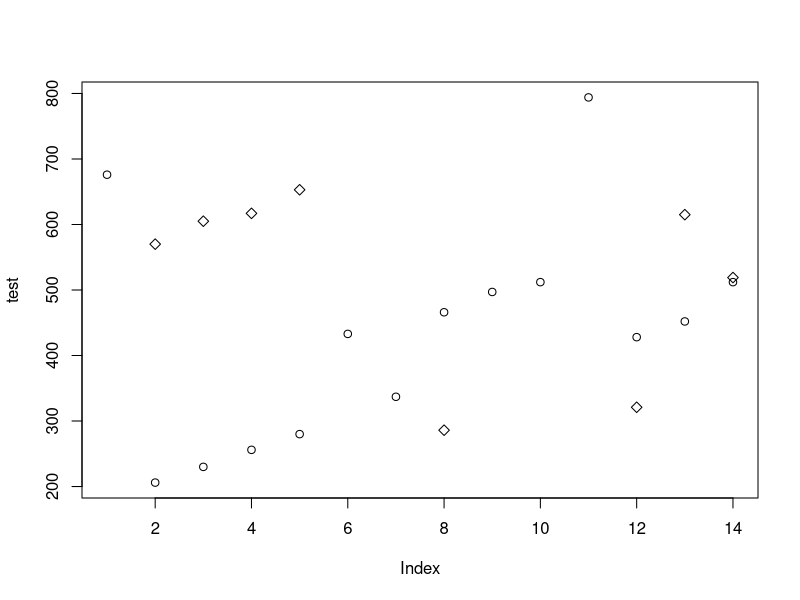

Write the R code that produced this figure.
## ---- chunk 1
control = c(41.0,25.9,13.1,-16.9,15.4,22.4,29.4,26.0,38.4,21.9,27.3,17.4,27.4,17.7,21.4,26.6,24.9,18.3,28.5,21.8,19.2,26.0,22.7)
ozone = c(10.1,7.3,-9.9,17.9,6.6,39.9,-14.7,-9.0,6.1,14.3,6.8,-12.9,12.1,-15.9,44.1,20.4,15.5,28.2,14.0,15.7,54.6,-9.0)
## ---- chunk 2
control_bar = mean(control)
ozone_bar = mean(ozone)
sprintf("mean of control: %s, mean of ozone : %s", control_bar, ozone_bar)
## ---- chunk 3
control_var = var(control)
ozone_var = var(ozone)
sprintf("var of control: %s, var of ozone : %s", control_bar, ozone_var)
## ---- chunk 4
n = length(control)
m = length(ozone)
pooled_var = ((n - 1) * control_var + (m - 1) * ozone_var) / (n + m - 2)
sprintf("pooled variance: %s", pooled_var)
## ---- chunk 5
test_statistic = (control_bar - ozone_bar) / sqrt(pooled_var * (1 / n + 1 / m))
sprintf("test statistic: %s", test_statistic)

p = 2 * (1 - pnorm(test_statistic))
sprintf("p-value: %s", p)
## ---- chunk 6
micro = c(97.2,105.8,99.5,100.0,93.8,79.2,72.0,72.0,69.5,20.5,95.2,90.8,96.2,96.2,91.0)
hydro = c(97.2,97.8,96.2,101.8,88.0,74.0,75.0,67.5,65.8,21.2,94.8,95.8,98.0,99.0,100.2)
## ---- chunk 7
diff = micro - hydro
diff_bar = mean(diff)
diff_var = var(diff)
test_statistic = diff_bar / sqrt(diff_var / length(diff))

test_statistic
## ---- chunk 8
p = 2 * (1 - pnorm(test_statistic))
p
## ---- chunk 9
n = length(micro)
pooled_var = (var(micro) + var(hydro)) / 2
test_statistic = (mean(micro) - mean(hydro)) / sqrt(2 * pooled_var / n)
p = 2 * (1 - pnorm(test_statistic))
p
## ---- chunk 10
sb = c(2.3,2.0,1.9,3.1,2.2,2.3,2.8,1.9,1.1)
sa = c(3.1,2.1,2.45,3.7,2.54,3.72,4.54,1.61,1.63)
pb = c(2.4,2.2,2.1,2.9,2.2,2.4,2.7,1.9,1.3)
pa = c(2.0,2.6,2.0,2.0,2.4,3.18,3.0,2.54,1.72)

s_diff = sa - sb
p_diff = pa - pb
## ---- chunk 11
n = length(s_diff)
pooled_var = (var(s_diff) + var(p_diff)) / 2
test_statistic = (mean(s_diff) - mean(p_diff)) / sqrt(2 * pooled_var / n)
p = 2 * (1 - pt(test_statistic, df = 2 * n - 2))

p
## ---- chunk 12
t.test(s_diff, p_diff, alternative = 'less')
## ---- chunk 13
test = c(676,206,230,256,280,433,337,466,497,512,794,428,452,512)
control = c(88,570,605,617,653,2913,924,286,1098,982,2346,321,615,519)
## ---- chunk 14
plot(test)
points(control, pch = 5)
legend(1, 95, legend = c('test', 'control'), col = c('red', 'blue'))
## ---- chunk 15
diff = test - control
mean = mean(diff)
var = var(diff)
sprintf("mean: %s, sample var: %s", mean, var)
## ---- chunk 16
alpha = 0.95
t = qt((1 + alpha) / 2, df = length(diff))
me = t * sqrt(var / length(diff))
lower = mean - me
upper = mean + me
sprintf("%s confidence interval for the change is (%s, %s)", alpha, lower, upper)
